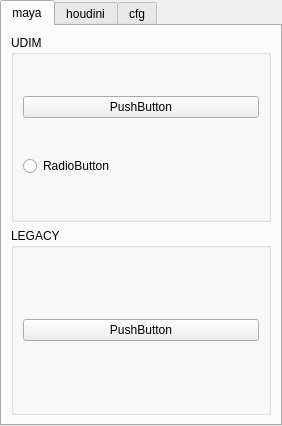
<?xml version="1.0" encoding="UTF-8"?>
<ui version="4.0">
 <class>MainWindow</class>
 <widget class="QMainWindow" name="MainWindow">
  <property name="geometry">
   <rect>
    <x>0</x>
    <y>0</y>
    <width>282</width>
    <height>426</height>
   </rect>
  </property>
  <property name="windowTitle">
   <string>miniTools3</string>
  </property>
  <widget class="QWidget" name="centralwidget">
   <layout class="QVBoxLayout" name="verticalLayout">
    <property name="leftMargin">
     <number>0</number>
    </property>
    <property name="topMargin">
     <number>0</number>
    </property>
    <property name="rightMargin">
     <number>0</number>
    </property>
    <property name="bottomMargin">
     <number>0</number>
    </property>
    <item>
     <widget class="QTabWidget" name="tabWidget">
      <property name="currentIndex">
       <number>0</number>
      </property>
      <widget class="QWidget" name="maya_tab">
       <attribute name="title">
        <string>maya</string>
       </attribute>
       <layout class="QVBoxLayout" name="verticalLayout_7">
        <item>
         <widget class="QGroupBox" name="groupBox_4">
          <property name="title">
           <string>UDIM</string>
          </property>
          <layout class="QVBoxLayout" name="verticalLayout_9">
           <item>
            <widget class="QPushButton" name="pushButton_2">
             <property name="text">
              <string>PushButton</string>
             </property>
            </widget>
           </item>
           <item>
            <widget class="QRadioButton" name="radioButton">
             <property name="text">
              <string>RadioButton</string>
             </property>
            </widget>
           </item>
          </layout>
         </widget>
        </item>
        <item>
         <widget class="QGroupBox" name="groupBox_3">
          <property name="title">
           <string>LEGACY</string>
          </property>
          <layout class="QVBoxLayout" name="verticalLayout_8">
           <item>
            <widget class="QPushButton" name="pushButton">
             <property name="text">
              <string>PushButton</string>
             </property>
            </widget>
           </item>
          </layout>
         </widget>
        </item>
       </layout>
      </widget>
      <widget class="QWidget" name="houdini_tab">
       <attribute name="title">
        <string>houdini</string>
       </attribute>
       <layout class="QVBoxLayout" name="verticalLayout_3">
        <item>
         <widget class="QGroupBox" name="groupBox">
          <property name="title">
           <string>SOLARIS</string>
          </property>
          <layout class="QVBoxLayout" name="verticalLayout_5">
           <item>
            <widget class="QLineEdit" name="lineEdit">
             <property name="text">
              <string>LineEdit</string>
             </property>
            </widget>
           </item>
          </layout>
         </widget>
        </item>
        <item>
         <widget class="QGroupBox" name="groupBox_2">
          <property name="title">
           <string>PDG</string>
          </property>
          <layout class="QVBoxLayout" name="verticalLayout_6">
           <item>
            <widget class="QSpinBox" name="spinBox">
             <property name="prefix">
              <string>$ </string>
             </property>
            </widget>
           </item>
          </layout>
         </widget>
        </item>
       </layout>
      </widget>
      <widget class="QWidget" name="cfg_tab">
       <attribute name="title">
        <string>cfg</string>
       </attribute>
       <layout class="QVBoxLayout" name="verticalLayout_4">
        <item>
         <widget class="QGroupBox" name="themes_grpBox">
          <property name="title">
           <string>THEMES</string>
          </property>
          <layout class="QVBoxLayout" name="verticalLayout_2">
           <item>
            <widget class="QComboBox" name="theme_comboBox">
             <property name="currentIndex">
              <number>0</number>
             </property>
             <item>
              <property name="text">
               <string>Default</string>
              </property>
             </item>
             <item>
              <property name="text">
               <string>Aqua</string>
              </property>
             </item>
             <item>
              <property name="text">
               <string>Console</string>
              </property>
             </item>
             <item>
              <property name="text">
               <string>Ubuntu</string>
              </property>
             </item>
            </widget>
           </item>
          </layout>
         </widget>
        </item>
        <item>
         <widget class="QGroupBox" name="misc_grpBox">
          <property name="title">
           <string>MISC.</string>
          </property>
         </widget>
        </item>
       </layout>
      </widget>
     </widget>
    </item>
   </layout>
  </widget>
 </widget>
 <resources/>
 <connections/>
</ui>
